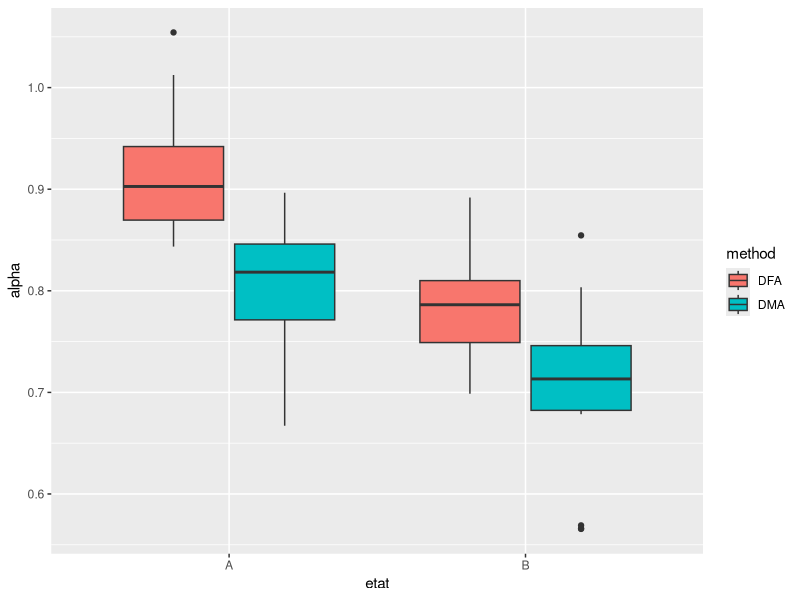

Recreate this plot in R. (Note: this script raises an error after producing the figure.)
library("ggplot2")
library("rstatix")

df = read.csv("../data_eeg.csv")


e1_DFA = df[(df$electrode=="e1" & df$method=="DFA"),]
e2_DFA = df[(df$electrode=="e2" & df$method=="DFA"),]
e1_DMA = df[(df$electrode=="e1" & df$method=="DMA"),]
e2_DMA = df[(df$electrode=="e2" & df$method=="DMA"),]

ggplot(df, aes(x=etat, y=alpha, fill=method)) + 
  geom_boxplot()

ggplot(e1, aes(x=etat, y=alpha, fill=method)) + 
  geom_boxplot() +
  ggtitle("Boxplot Electrode 1")

ggplot(e2, aes(x=etat, y=alpha, fill=method)) + 
  geom_boxplot() +
  ggtitle("Boxplot Electrode 2")   

res1 = anova_test(e1, alpha~method * etat)
res2 = anova_test(e2, alpha~method * etat)

res1
res2


# Analyses attendues par le prof ------------------------------------------

# on fait des anova pour les alpha sur une électrode pour une méthode donnée 
# et en fonction du type d'état

aov_e1_DFA = anova_test(e1_DFA, alpha~etat)
aov_e2_DFA = anova_test(e2_DFA, alpha~etat)
aov_e1_DMA = anova_test(e1_DMA, alpha~etat)
aov_e2_DMA = anova_test(e2_DMA, alpha~etat)

aov_e1_DFA
aov_e2_DFA
aov_e1_DMA
aov_e2_DMA
